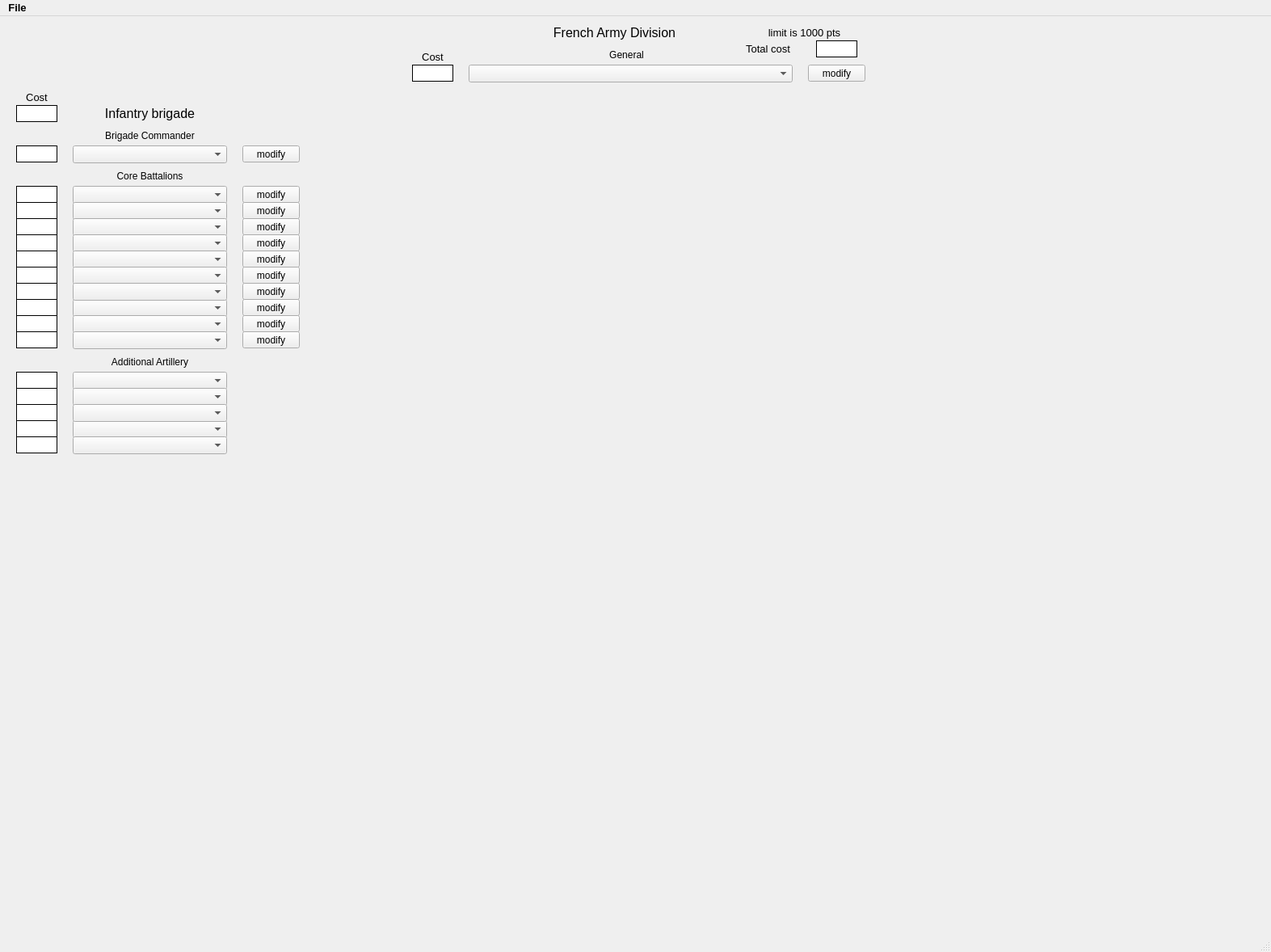
<?xml version="1.0" encoding="UTF-8"?>
<ui version="4.0">
 <class>FraDivisionWindow</class>
 <widget class="QMainWindow" name="FraDivisionWindow">
  <property name="enabled">
   <bool>true</bool>
  </property>
  <property name="geometry">
   <rect>
    <x>0</x>
    <y>0</y>
    <width>1573</width>
    <height>1178</height>
   </rect>
  </property>
  <property name="windowTitle">
   <string>MainWindow</string>
  </property>
  <property name="documentMode">
   <bool>false</bool>
  </property>
  <widget class="QWidget" name="centralwidget">
   <widget class="QLabel" name="label">
    <property name="geometry">
     <rect>
      <x>90</x>
      <y>100</y>
      <width>191</width>
      <height>41</height>
     </rect>
    </property>
    <property name="text">
     <string>&lt;html&gt;&lt;head/&gt;&lt;body&gt;&lt;p align=&quot;center&quot;&gt;&lt;span style=&quot; font-size:12pt;&quot;&gt;Infantry brigade&lt;/span&gt;&lt;/p&gt;&lt;/body&gt;&lt;/html&gt;</string>
    </property>
   </widget>
   <widget class="QComboBox" name="aBrgdFirstBattalion">
    <property name="geometry">
     <rect>
      <x>90</x>
      <y>210</y>
      <width>191</width>
      <height>22</height>
     </rect>
    </property>
   </widget>
   <widget class="QComboBox" name="aBrgdSecondBattalion">
    <property name="geometry">
     <rect>
      <x>90</x>
      <y>230</y>
      <width>191</width>
      <height>22</height>
     </rect>
    </property>
   </widget>
   <widget class="QComboBox" name="aBrgdThirdBattalion">
    <property name="geometry">
     <rect>
      <x>90</x>
      <y>250</y>
      <width>191</width>
      <height>22</height>
     </rect>
    </property>
   </widget>
   <widget class="QComboBox" name="aBrgdFourthBattalion">
    <property name="geometry">
     <rect>
      <x>90</x>
      <y>270</y>
      <width>191</width>
      <height>22</height>
     </rect>
    </property>
   </widget>
   <widget class="QComboBox" name="aBrgd1AdditionalBattalion">
    <property name="geometry">
     <rect>
      <x>90</x>
      <y>440</y>
      <width>191</width>
      <height>22</height>
     </rect>
    </property>
   </widget>
   <widget class="QLabel" name="mainTitle">
    <property name="geometry">
     <rect>
      <x>590</x>
      <y>0</y>
      <width>341</width>
      <height>41</height>
     </rect>
    </property>
    <property name="text">
     <string>&lt;html&gt;&lt;head/&gt;&lt;body&gt;&lt;p&gt;&lt;span style=&quot; font-size:12pt;&quot;&gt;French Army Division&lt;/span&gt;&lt;/p&gt;&lt;/body&gt;&lt;/html&gt;</string>
    </property>
    <property name="alignment">
     <set>Qt::AlignCenter</set>
    </property>
   </widget>
   <widget class="QLabel" name="aBrgd1AddBattalionCost">
    <property name="geometry">
     <rect>
      <x>20</x>
      <y>440</y>
      <width>51</width>
      <height>21</height>
     </rect>
    </property>
    <property name="font">
     <font>
      <pointsize>10</pointsize>
     </font>
    </property>
    <property name="styleSheet">
     <string notr="true">background-color: rgb(255, 255, 255);</string>
    </property>
    <property name="frameShape">
     <enum>QFrame::Box</enum>
    </property>
    <property name="frameShadow">
     <enum>QFrame::Plain</enum>
    </property>
    <property name="text">
     <string/>
    </property>
    <property name="alignment">
     <set>Qt::AlignCenter</set>
    </property>
   </widget>
   <widget class="QLabel" name="aBrgdFourthBattalionCost">
    <property name="geometry">
     <rect>
      <x>20</x>
      <y>270</y>
      <width>51</width>
      <height>21</height>
     </rect>
    </property>
    <property name="font">
     <font>
      <pointsize>10</pointsize>
     </font>
    </property>
    <property name="styleSheet">
     <string notr="true">background-color: rgb(255, 255, 255);</string>
    </property>
    <property name="frameShape">
     <enum>QFrame::Box</enum>
    </property>
    <property name="text">
     <string/>
    </property>
    <property name="alignment">
     <set>Qt::AlignCenter</set>
    </property>
   </widget>
   <widget class="QLabel" name="aBrgdThirdBattalionCost">
    <property name="geometry">
     <rect>
      <x>20</x>
      <y>250</y>
      <width>51</width>
      <height>21</height>
     </rect>
    </property>
    <property name="font">
     <font>
      <pointsize>10</pointsize>
     </font>
    </property>
    <property name="styleSheet">
     <string notr="true">background-color: rgb(255, 255, 255);</string>
    </property>
    <property name="frameShape">
     <enum>QFrame::Box</enum>
    </property>
    <property name="text">
     <string/>
    </property>
    <property name="alignment">
     <set>Qt::AlignCenter</set>
    </property>
   </widget>
   <widget class="QLabel" name="aBrgdSecondBattalionCost">
    <property name="geometry">
     <rect>
      <x>20</x>
      <y>230</y>
      <width>51</width>
      <height>21</height>
     </rect>
    </property>
    <property name="font">
     <font>
      <pointsize>10</pointsize>
     </font>
    </property>
    <property name="styleSheet">
     <string notr="true">background-color: rgb(255, 255, 255);</string>
    </property>
    <property name="frameShape">
     <enum>QFrame::Box</enum>
    </property>
    <property name="text">
     <string/>
    </property>
    <property name="alignment">
     <set>Qt::AlignCenter</set>
    </property>
   </widget>
   <widget class="QLabel" name="aBrgdFirstBattalionCost">
    <property name="geometry">
     <rect>
      <x>20</x>
      <y>210</y>
      <width>51</width>
      <height>21</height>
     </rect>
    </property>
    <property name="font">
     <font>
      <pointsize>10</pointsize>
     </font>
    </property>
    <property name="autoFillBackground">
     <bool>false</bool>
    </property>
    <property name="styleSheet">
     <string notr="true">background-color: rgb(255, 255, 255);</string>
    </property>
    <property name="frameShape">
     <enum>QFrame::Box</enum>
    </property>
    <property name="text">
     <string/>
    </property>
    <property name="alignment">
     <set>Qt::AlignCenter</set>
    </property>
   </widget>
   <widget class="QLabel" name="aBrgdTotalCost">
    <property name="geometry">
     <rect>
      <x>20</x>
      <y>110</y>
      <width>51</width>
      <height>21</height>
     </rect>
    </property>
    <property name="font">
     <font>
      <pointsize>10</pointsize>
     </font>
    </property>
    <property name="styleSheet">
     <string notr="true">background-color: rgb(255, 255, 255);</string>
    </property>
    <property name="frameShape">
     <enum>QFrame::Box</enum>
    </property>
    <property name="text">
     <string/>
    </property>
    <property name="alignment">
     <set>Qt::AlignCenter</set>
    </property>
   </widget>
   <widget class="QLabel" name="Cost">
    <property name="geometry">
     <rect>
      <x>20</x>
      <y>90</y>
      <width>51</width>
      <height>21</height>
     </rect>
    </property>
    <property name="font">
     <font>
      <pointsize>10</pointsize>
     </font>
    </property>
    <property name="styleSheet">
     <string notr="true"/>
    </property>
    <property name="frameShape">
     <enum>QFrame::NoFrame</enum>
    </property>
    <property name="text">
     <string>Cost</string>
    </property>
    <property name="alignment">
     <set>Qt::AlignCenter</set>
    </property>
   </widget>
   <widget class="QPushButton" name="aBrFirstBttlnModPushButton">
    <property name="geometry">
     <rect>
      <x>300</x>
      <y>210</y>
      <width>71</width>
      <height>21</height>
     </rect>
    </property>
    <property name="text">
     <string>modify</string>
    </property>
   </widget>
   <widget class="QPushButton" name="aBrSecondBttlnModPushButton">
    <property name="geometry">
     <rect>
      <x>300</x>
      <y>230</y>
      <width>71</width>
      <height>21</height>
     </rect>
    </property>
    <property name="autoFillBackground">
     <bool>false</bool>
    </property>
    <property name="text">
     <string>modify</string>
    </property>
   </widget>
   <widget class="QPushButton" name="aBrThirdBttlnModPushButton">
    <property name="geometry">
     <rect>
      <x>300</x>
      <y>250</y>
      <width>71</width>
      <height>21</height>
     </rect>
    </property>
    <property name="text">
     <string>modify</string>
    </property>
   </widget>
   <widget class="QPushButton" name="aBrFourthBttlnModPushButton">
    <property name="geometry">
     <rect>
      <x>300</x>
      <y>270</y>
      <width>71</width>
      <height>21</height>
     </rect>
    </property>
    <property name="text">
     <string>modify</string>
    </property>
   </widget>
   <widget class="QComboBox" name="aBrgdCmndr">
    <property name="geometry">
     <rect>
      <x>90</x>
      <y>160</y>
      <width>191</width>
      <height>22</height>
     </rect>
    </property>
   </widget>
   <widget class="QLabel" name="aBrgdCmndrCost">
    <property name="geometry">
     <rect>
      <x>20</x>
      <y>160</y>
      <width>51</width>
      <height>21</height>
     </rect>
    </property>
    <property name="font">
     <font>
      <pointsize>10</pointsize>
     </font>
    </property>
    <property name="autoFillBackground">
     <bool>false</bool>
    </property>
    <property name="styleSheet">
     <string notr="true">background-color: rgb(255, 255, 255);</string>
    </property>
    <property name="frameShape">
     <enum>QFrame::Box</enum>
    </property>
    <property name="text">
     <string/>
    </property>
    <property name="alignment">
     <set>Qt::AlignCenter</set>
    </property>
   </widget>
   <widget class="QLabel" name="label_2">
    <property name="geometry">
     <rect>
      <x>90</x>
      <y>140</y>
      <width>191</width>
      <height>16</height>
     </rect>
    </property>
    <property name="text">
     <string>Brigade Commander</string>
    </property>
    <property name="alignment">
     <set>Qt::AlignCenter</set>
    </property>
   </widget>
   <widget class="QLabel" name="label_3">
    <property name="geometry">
     <rect>
      <x>90</x>
      <y>190</y>
      <width>191</width>
      <height>16</height>
     </rect>
    </property>
    <property name="text">
     <string>Core Battalions</string>
    </property>
    <property name="alignment">
     <set>Qt::AlignCenter</set>
    </property>
   </widget>
   <widget class="QLabel" name="label_4">
    <property name="geometry">
     <rect>
      <x>90</x>
      <y>420</y>
      <width>191</width>
      <height>16</height>
     </rect>
    </property>
    <property name="text">
     <string>Additional Artillery</string>
    </property>
    <property name="alignment">
     <set>Qt::AlignCenter</set>
    </property>
   </widget>
   <widget class="QLabel" name="generalCost">
    <property name="geometry">
     <rect>
      <x>510</x>
      <y>60</y>
      <width>51</width>
      <height>21</height>
     </rect>
    </property>
    <property name="font">
     <font>
      <pointsize>10</pointsize>
     </font>
    </property>
    <property name="autoFillBackground">
     <bool>false</bool>
    </property>
    <property name="styleSheet">
     <string notr="true">background-color: rgb(255, 255, 255);</string>
    </property>
    <property name="frameShape">
     <enum>QFrame::Box</enum>
    </property>
    <property name="text">
     <string/>
    </property>
    <property name="alignment">
     <set>Qt::AlignCenter</set>
    </property>
   </widget>
   <widget class="QLabel" name="label_13">
    <property name="geometry">
     <rect>
      <x>680</x>
      <y>40</y>
      <width>191</width>
      <height>16</height>
     </rect>
    </property>
    <property name="text">
     <string>General</string>
    </property>
    <property name="alignment">
     <set>Qt::AlignCenter</set>
    </property>
   </widget>
   <widget class="QComboBox" name="generalName">
    <property name="geometry">
     <rect>
      <x>580</x>
      <y>60</y>
      <width>401</width>
      <height>22</height>
     </rect>
    </property>
   </widget>
   <widget class="QLabel" name="Cost_4">
    <property name="geometry">
     <rect>
      <x>510</x>
      <y>40</y>
      <width>51</width>
      <height>21</height>
     </rect>
    </property>
    <property name="font">
     <font>
      <pointsize>10</pointsize>
     </font>
    </property>
    <property name="styleSheet">
     <string notr="true"/>
    </property>
    <property name="frameShape">
     <enum>QFrame::NoFrame</enum>
    </property>
    <property name="text">
     <string>Cost</string>
    </property>
    <property name="alignment">
     <set>Qt::AlignCenter</set>
    </property>
   </widget>
   <widget class="QLabel" name="Cost_5">
    <property name="geometry">
     <rect>
      <x>900</x>
      <y>30</y>
      <width>101</width>
      <height>21</height>
     </rect>
    </property>
    <property name="font">
     <font>
      <pointsize>10</pointsize>
     </font>
    </property>
    <property name="styleSheet">
     <string notr="true"/>
    </property>
    <property name="frameShape">
     <enum>QFrame::NoFrame</enum>
    </property>
    <property name="text">
     <string>Total cost</string>
    </property>
    <property name="alignment">
     <set>Qt::AlignCenter</set>
    </property>
   </widget>
   <widget class="QLabel" name="divisionTotalCost">
    <property name="geometry">
     <rect>
      <x>1010</x>
      <y>30</y>
      <width>51</width>
      <height>21</height>
     </rect>
    </property>
    <property name="font">
     <font>
      <pointsize>10</pointsize>
     </font>
    </property>
    <property name="autoFillBackground">
     <bool>false</bool>
    </property>
    <property name="styleSheet">
     <string notr="true">background-color: rgb(255, 255, 255);</string>
    </property>
    <property name="frameShape">
     <enum>QFrame::Box</enum>
    </property>
    <property name="text">
     <string/>
    </property>
    <property name="alignment">
     <set>Qt::AlignCenter</set>
    </property>
   </widget>
   <widget class="QComboBox" name="aBrgd2AdditionalBattalion">
    <property name="geometry">
     <rect>
      <x>90</x>
      <y>460</y>
      <width>191</width>
      <height>22</height>
     </rect>
    </property>
   </widget>
   <widget class="QLabel" name="aBrgd2AddBattalionCost">
    <property name="geometry">
     <rect>
      <x>20</x>
      <y>460</y>
      <width>51</width>
      <height>21</height>
     </rect>
    </property>
    <property name="font">
     <font>
      <pointsize>10</pointsize>
     </font>
    </property>
    <property name="styleSheet">
     <string notr="true">background-color: rgb(255, 255, 255);</string>
    </property>
    <property name="frameShape">
     <enum>QFrame::Box</enum>
    </property>
    <property name="frameShadow">
     <enum>QFrame::Plain</enum>
    </property>
    <property name="text">
     <string/>
    </property>
    <property name="alignment">
     <set>Qt::AlignCenter</set>
    </property>
   </widget>
   <widget class="QLabel" name="Cost_17">
    <property name="geometry">
     <rect>
      <x>910</x>
      <y>10</y>
      <width>171</width>
      <height>21</height>
     </rect>
    </property>
    <property name="font">
     <font>
      <pointsize>10</pointsize>
     </font>
    </property>
    <property name="styleSheet">
     <string notr="true"/>
    </property>
    <property name="frameShape">
     <enum>QFrame::NoFrame</enum>
    </property>
    <property name="text">
     <string>limit is 1000 pts</string>
    </property>
    <property name="alignment">
     <set>Qt::AlignCenter</set>
    </property>
   </widget>
   <widget class="QLabel" name="aBrgdSixthBattalionCost">
    <property name="geometry">
     <rect>
      <x>20</x>
      <y>310</y>
      <width>51</width>
      <height>21</height>
     </rect>
    </property>
    <property name="font">
     <font>
      <pointsize>10</pointsize>
     </font>
    </property>
    <property name="styleSheet">
     <string notr="true">background-color: rgb(255, 255, 255);</string>
    </property>
    <property name="frameShape">
     <enum>QFrame::Box</enum>
    </property>
    <property name="text">
     <string/>
    </property>
    <property name="alignment">
     <set>Qt::AlignCenter</set>
    </property>
   </widget>
   <widget class="QComboBox" name="aBrgdFifthBattalion">
    <property name="geometry">
     <rect>
      <x>90</x>
      <y>290</y>
      <width>191</width>
      <height>22</height>
     </rect>
    </property>
   </widget>
   <widget class="QPushButton" name="aBrEighthBttlnModPushButton">
    <property name="geometry">
     <rect>
      <x>300</x>
      <y>350</y>
      <width>71</width>
      <height>21</height>
     </rect>
    </property>
    <property name="text">
     <string>modify</string>
    </property>
   </widget>
   <widget class="QPushButton" name="aBrFifthBttlnModPushButton">
    <property name="geometry">
     <rect>
      <x>300</x>
      <y>290</y>
      <width>71</width>
      <height>21</height>
     </rect>
    </property>
    <property name="text">
     <string>modify</string>
    </property>
   </widget>
   <widget class="QComboBox" name="aBrgdSixthBattalion">
    <property name="geometry">
     <rect>
      <x>90</x>
      <y>310</y>
      <width>191</width>
      <height>22</height>
     </rect>
    </property>
   </widget>
   <widget class="QLabel" name="aBrgdEighthBattalionCost">
    <property name="geometry">
     <rect>
      <x>20</x>
      <y>350</y>
      <width>51</width>
      <height>21</height>
     </rect>
    </property>
    <property name="font">
     <font>
      <pointsize>10</pointsize>
     </font>
    </property>
    <property name="styleSheet">
     <string notr="true">background-color: rgb(255, 255, 255);</string>
    </property>
    <property name="frameShape">
     <enum>QFrame::Box</enum>
    </property>
    <property name="text">
     <string/>
    </property>
    <property name="alignment">
     <set>Qt::AlignCenter</set>
    </property>
   </widget>
   <widget class="QPushButton" name="aBrSixthBttlnModPushButton">
    <property name="geometry">
     <rect>
      <x>300</x>
      <y>310</y>
      <width>71</width>
      <height>21</height>
     </rect>
    </property>
    <property name="autoFillBackground">
     <bool>false</bool>
    </property>
    <property name="text">
     <string>modify</string>
    </property>
   </widget>
   <widget class="QComboBox" name="aBrgdEighthBattalion">
    <property name="geometry">
     <rect>
      <x>90</x>
      <y>350</y>
      <width>191</width>
      <height>22</height>
     </rect>
    </property>
   </widget>
   <widget class="QPushButton" name="aBrSeventhBttlnModPushButton">
    <property name="geometry">
     <rect>
      <x>300</x>
      <y>330</y>
      <width>71</width>
      <height>21</height>
     </rect>
    </property>
    <property name="text">
     <string>modify</string>
    </property>
   </widget>
   <widget class="QComboBox" name="aBrgdSeventhBattalion">
    <property name="geometry">
     <rect>
      <x>90</x>
      <y>330</y>
      <width>191</width>
      <height>22</height>
     </rect>
    </property>
   </widget>
   <widget class="QLabel" name="aBrgdSeventhBattalionCost">
    <property name="geometry">
     <rect>
      <x>20</x>
      <y>330</y>
      <width>51</width>
      <height>21</height>
     </rect>
    </property>
    <property name="font">
     <font>
      <pointsize>10</pointsize>
     </font>
    </property>
    <property name="styleSheet">
     <string notr="true">background-color: rgb(255, 255, 255);</string>
    </property>
    <property name="frameShape">
     <enum>QFrame::Box</enum>
    </property>
    <property name="text">
     <string/>
    </property>
    <property name="alignment">
     <set>Qt::AlignCenter</set>
    </property>
   </widget>
   <widget class="QLabel" name="aBrgdFifthBattalionCost">
    <property name="geometry">
     <rect>
      <x>20</x>
      <y>290</y>
      <width>51</width>
      <height>21</height>
     </rect>
    </property>
    <property name="font">
     <font>
      <pointsize>10</pointsize>
     </font>
    </property>
    <property name="autoFillBackground">
     <bool>false</bool>
    </property>
    <property name="styleSheet">
     <string notr="true">background-color: rgb(255, 255, 255);</string>
    </property>
    <property name="frameShape">
     <enum>QFrame::Box</enum>
    </property>
    <property name="text">
     <string/>
    </property>
    <property name="alignment">
     <set>Qt::AlignCenter</set>
    </property>
   </widget>
   <widget class="QPushButton" name="aBrNinthBttlnModPushButton">
    <property name="geometry">
     <rect>
      <x>300</x>
      <y>370</y>
      <width>71</width>
      <height>21</height>
     </rect>
    </property>
    <property name="text">
     <string>modify</string>
    </property>
   </widget>
   <widget class="QComboBox" name="aBrgdNinthBattalion">
    <property name="geometry">
     <rect>
      <x>90</x>
      <y>370</y>
      <width>191</width>
      <height>22</height>
     </rect>
    </property>
   </widget>
   <widget class="QLabel" name="aBrgdTenthBattalionCost">
    <property name="geometry">
     <rect>
      <x>20</x>
      <y>390</y>
      <width>51</width>
      <height>21</height>
     </rect>
    </property>
    <property name="font">
     <font>
      <pointsize>10</pointsize>
     </font>
    </property>
    <property name="styleSheet">
     <string notr="true">background-color: rgb(255, 255, 255);</string>
    </property>
    <property name="frameShape">
     <enum>QFrame::Box</enum>
    </property>
    <property name="text">
     <string/>
    </property>
    <property name="alignment">
     <set>Qt::AlignCenter</set>
    </property>
   </widget>
   <widget class="QLabel" name="aBrgdNinthBattalionCost">
    <property name="geometry">
     <rect>
      <x>20</x>
      <y>370</y>
      <width>51</width>
      <height>21</height>
     </rect>
    </property>
    <property name="font">
     <font>
      <pointsize>10</pointsize>
     </font>
    </property>
    <property name="styleSheet">
     <string notr="true">background-color: rgb(255, 255, 255);</string>
    </property>
    <property name="frameShape">
     <enum>QFrame::Box</enum>
    </property>
    <property name="text">
     <string/>
    </property>
    <property name="alignment">
     <set>Qt::AlignCenter</set>
    </property>
   </widget>
   <widget class="QComboBox" name="aBrgdTenthBattalion">
    <property name="geometry">
     <rect>
      <x>90</x>
      <y>390</y>
      <width>191</width>
      <height>22</height>
     </rect>
    </property>
   </widget>
   <widget class="QPushButton" name="aBrTenthBttlnModPushButton">
    <property name="geometry">
     <rect>
      <x>300</x>
      <y>390</y>
      <width>71</width>
      <height>21</height>
     </rect>
    </property>
    <property name="text">
     <string>modify</string>
    </property>
   </widget>
   <widget class="QComboBox" name="aBrgd4AdditionalBattalion">
    <property name="geometry">
     <rect>
      <x>90</x>
      <y>500</y>
      <width>191</width>
      <height>22</height>
     </rect>
    </property>
   </widget>
   <widget class="QLabel" name="aBrgd3AddBattalionCost">
    <property name="geometry">
     <rect>
      <x>20</x>
      <y>480</y>
      <width>51</width>
      <height>21</height>
     </rect>
    </property>
    <property name="font">
     <font>
      <pointsize>10</pointsize>
     </font>
    </property>
    <property name="styleSheet">
     <string notr="true">background-color: rgb(255, 255, 255);</string>
    </property>
    <property name="frameShape">
     <enum>QFrame::Box</enum>
    </property>
    <property name="frameShadow">
     <enum>QFrame::Plain</enum>
    </property>
    <property name="text">
     <string/>
    </property>
    <property name="alignment">
     <set>Qt::AlignCenter</set>
    </property>
   </widget>
   <widget class="QComboBox" name="aBrgd3AdditionalBattalion">
    <property name="geometry">
     <rect>
      <x>90</x>
      <y>480</y>
      <width>191</width>
      <height>22</height>
     </rect>
    </property>
   </widget>
   <widget class="QLabel" name="aBrgd4AddBattalionCost">
    <property name="geometry">
     <rect>
      <x>20</x>
      <y>500</y>
      <width>51</width>
      <height>21</height>
     </rect>
    </property>
    <property name="font">
     <font>
      <pointsize>10</pointsize>
     </font>
    </property>
    <property name="styleSheet">
     <string notr="true">background-color: rgb(255, 255, 255);</string>
    </property>
    <property name="frameShape">
     <enum>QFrame::Box</enum>
    </property>
    <property name="frameShadow">
     <enum>QFrame::Plain</enum>
    </property>
    <property name="text">
     <string/>
    </property>
    <property name="alignment">
     <set>Qt::AlignCenter</set>
    </property>
   </widget>
   <widget class="QComboBox" name="aBrgd5AdditionalBattalion">
    <property name="geometry">
     <rect>
      <x>90</x>
      <y>520</y>
      <width>191</width>
      <height>22</height>
     </rect>
    </property>
   </widget>
   <widget class="QLabel" name="aBrgd5AddBattalionCost">
    <property name="geometry">
     <rect>
      <x>20</x>
      <y>520</y>
      <width>51</width>
      <height>21</height>
     </rect>
    </property>
    <property name="font">
     <font>
      <pointsize>10</pointsize>
     </font>
    </property>
    <property name="styleSheet">
     <string notr="true">background-color: rgb(255, 255, 255);</string>
    </property>
    <property name="frameShape">
     <enum>QFrame::Box</enum>
    </property>
    <property name="frameShadow">
     <enum>QFrame::Plain</enum>
    </property>
    <property name="text">
     <string/>
    </property>
    <property name="alignment">
     <set>Qt::AlignCenter</set>
    </property>
   </widget>
   <widget class="QPushButton" name="aBrCommanderModPushButton">
    <property name="geometry">
     <rect>
      <x>300</x>
      <y>160</y>
      <width>71</width>
      <height>21</height>
     </rect>
    </property>
    <property name="text">
     <string>modify</string>
    </property>
   </widget>
   <widget class="QPushButton" name="DivisionCommanderModPushButton">
    <property name="geometry">
     <rect>
      <x>1000</x>
      <y>60</y>
      <width>71</width>
      <height>21</height>
     </rect>
    </property>
    <property name="text">
     <string>modify</string>
    </property>
   </widget>
  </widget>
  <widget class="QStatusBar" name="statusbar"/>
  <widget class="QMenuBar" name="menubar">
   <property name="geometry">
    <rect>
     <x>0</x>
     <y>0</y>
     <width>1573</width>
     <height>25</height>
    </rect>
   </property>
   <property name="font">
    <font>
     <family>Arial</family>
     <pointsize>10</pointsize>
     <weight>75</weight>
     <bold>true</bold>
    </font>
   </property>
   <widget class="QMenu" name="menuFile">
    <property name="font">
     <font>
      <family>Arial</family>
      <weight>75</weight>
      <bold>true</bold>
     </font>
    </property>
    <property name="title">
     <string>File</string>
    </property>
    <addaction name="actionSave"/>
    <addaction name="actionExport_army_list_to_PDF"/>
   </widget>
   <addaction name="menuFile"/>
  </widget>
  <action name="actionSave">
   <property name="text">
    <string>Save army list</string>
   </property>
   <property name="font">
    <font>
     <family>Arial</family>
     <pointsize>10</pointsize>
     <weight>50</weight>
     <bold>false</bold>
    </font>
   </property>
  </action>
  <action name="actionExport_army_list_to_PDF">
   <property name="text">
    <string>Export army list to PDF</string>
   </property>
   <property name="font">
    <font>
     <family>Arial</family>
     <pointsize>10</pointsize>
     <weight>50</weight>
     <bold>false</bold>
    </font>
   </property>
  </action>
 </widget>
 <resources/>
 <connections/>
</ui>
